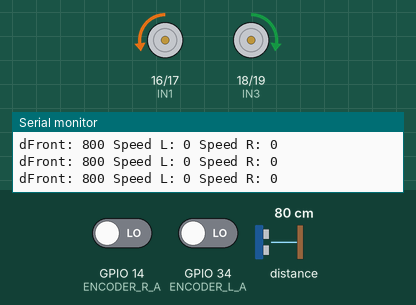
Bench run of a sketch on a simulated ESP32. On the bench: motor-driver pin pairs drawn as motors (green arrow = first pin HIGH = forward, orange = second pin HIGH = backward, longer = more drive, scaled by the enable pin), the last lines printed to the serial monitor. The test bench sets the inputs (shaded band); at power-on: distance to the obstacle 80 cm, GPIO 14 (ENCODER_R_A) LOW, GPIO 34 (ENCODER_L_A) LOW.

Above: at 1.2 s.
1.3 s: distance to the obstacle set to 56 cm
2.8 s: distance to the obstacle set to 48 cm
At 3.5 s:
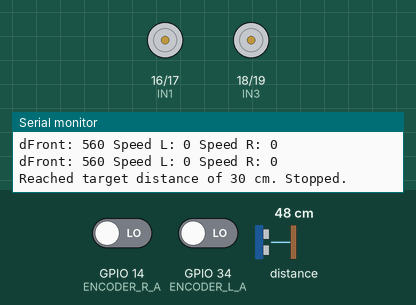
Timing chart, 0 to 5.8 s (numbered marks = the images above; inputs shaded):
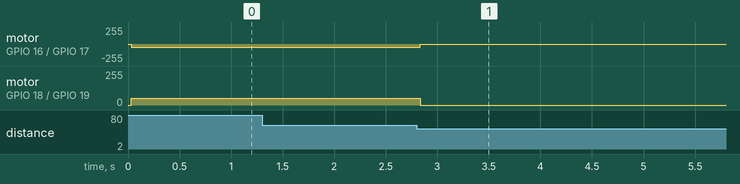

The sketch:

Code-WalkForward.ino
```cpp
#include <Wire.h>
#include <Adafruit_VL53L0X.h>

// === IR Sensor Pins ===
#define IR_LEFT 4
#define IR_RIGHT 5

// === Motor Driver Pins ===
#define IN1 16
#define IN2 17
#define IN3 18
#define IN4 19
#define ENA 32
#define ENB 33

// === Encoder Pins ===
#define ENCODER_L_A 34
#define ENCODER_L_B 35
#define ENCODER_R_A 14
#define ENCODER_R_B 27

// === Encoder Counters ===
volatile long encoderCountLeft = 0;
volatile long encoderCountRight = 0;
long lastCountLeft = 0, lastCountRight = 0;
int speedLeft = 0, speedRight = 0;
unsigned long lastSpeedCheck = 0;

// === Target Speeds ===
int targetSpeedLeft = 50;
int targetSpeedRight = 50;

// === Sensor Object ===
Adafruit_VL53L0X sensorFront = Adafruit_VL53L0X();

// === Target forward distance ===
bool movedForward = false;
int startDistance = 0;
int targetDistance = 300; // in millimeters = 30 cm

// === Encoder Interrupts ===
void IRAM_ATTR onEncoderLeftA() {
  if (digitalRead(ENCODER_L_A) == digitalRead(ENCODER_L_B))
    encoderCountLeft++;
  else
    encoderCountLeft--;
}

void IRAM_ATTR onEncoderRightA() {
  if (digitalRead(ENCODER_R_A) == digitalRead(ENCODER_R_B))
    encoderCountRight++;
  else
    encoderCountRight--;
}

// === Initialize Sensors ===
void setupSensors() {
  if (!sensorFront.begin()) {
    Serial.println("Failed to initialize front VL53L0X");
    while (1);
  }
}

// === Initialize Motors ===
void setupMotors() {
  pinMode(IN1, OUTPUT); pinMode(IN2, OUTPUT);
  pinMode(IN3, OUTPUT); pinMode(IN4, OUTPUT);
  pinMode(ENA, OUTPUT); pinMode(ENB, OUTPUT);
}

// === Initialize Encoders ===
void setupEncoders() {
  pinMode(ENCODER_L_A, INPUT);
  pinMode(ENCODER_L_B, INPUT);
  pinMode(ENCODER_R_A, INPUT);
  pinMode(ENCODER_R_B, INPUT);

  attachInterrupt(digitalPinToInterrupt(ENCODER_L_A), onEncoderLeftA, CHANGE);
  attachInterrupt(digitalPinToInterrupt(ENCODER_R_A), onEncoderRightA, CHANGE);
}

// === Update speed using encoder values ===
void updateSpeed() {
  if (millis() - lastSpeedCheck >= 200) {
    long pulsesLeft = encoderCountLeft - lastCountLeft;
    long pulsesRight = encoderCountRight - lastCountRight;

    speedLeft = pulsesLeft * 5;
    speedRight = pulsesRight * 5;

    lastCountLeft = encoderCountLeft;
    lastCountRight = encoderCountRight;
    lastSpeedCheck = millis();
  }
}

// === Movement Functions ===
void driveMotors(int pwmL, int pwmR) {
  // LEFT motor (reversed direction, going backward)
  digitalWrite(IN1, LOW);   // reversed
  digitalWrite(IN2, HIGH);  // reversed

  // RIGHT motor (kept normal, going forward)
  digitalWrite(IN3, HIGH);
  digitalWrite(IN4, LOW);

  analogWrite(ENA, pwmL);
  analogWrite(ENB, pwmR);
}

void moveForward() {
  driveMotors(targetSpeedLeft, targetSpeedRight);
}

void stopMotors() {
  digitalWrite(IN1, LOW); digitalWrite(IN2, LOW);
  digitalWrite(IN3, LOW); digitalWrite(IN4, LOW);
  analogWrite(ENA, 0);
  analogWrite(ENB, 0);
}

// === Setup ===
void setup() {
  Serial.begin(115200);
  Wire.begin(21, 22);  // ESP32 I2C pins

  setupSensors();
  setupMotors();
  setupEncoders();

  pinMode(IR_LEFT, INPUT);
  pinMode(IR_RIGHT, INPUT);

  Serial.println("System Ready");
}

// === Main Loop ===
void loop() {
  // Read distance from front sensor
  VL53L0X_RangingMeasurementData_t frontData;
  sensorFront.rangingTest(&frontData, false);
  int dFront = (frontData.RangeStatus != 4) ? frontData.RangeMilliMeter : 9999;

  updateSpeed();

  // First time, record starting distance
  if (!movedForward && dFront < 2000) {  // ensure space is available ahead
    startDistance = dFront;
    movedForward = true;
    moveForward();
    Serial.println("Started moving forward");
  }

  // If target distance is reached, stop
  if (movedForward && dFront <= (startDistance - targetDistance)) {
    stopMotors();
    Serial.println("Reached target distance of 30 cm. Stopped.");
    while (1);  // stop the program
  }

  // Print debug information
  Serial.print("dFront: "); Serial.print(dFront);
  Serial.print(" Speed L: "); Serial.print(speedLeft);
  Serial.print(" Speed R: "); Serial.println(speedRight);

  delay(100);
}
```

Measured:
- the behaviour switches between 51 and 50 cm on distance to the obstacle (found by bisection; images 0 and 1)
- after the input at 2.8 s, motor on GPIO 16 (IN1) / GPIO 17 (IN2): backward 50/255 → stopped at once; motor on GPIO 18 (IN3) / GPIO 19 (IN4): forward 50/255 → stopped at once
